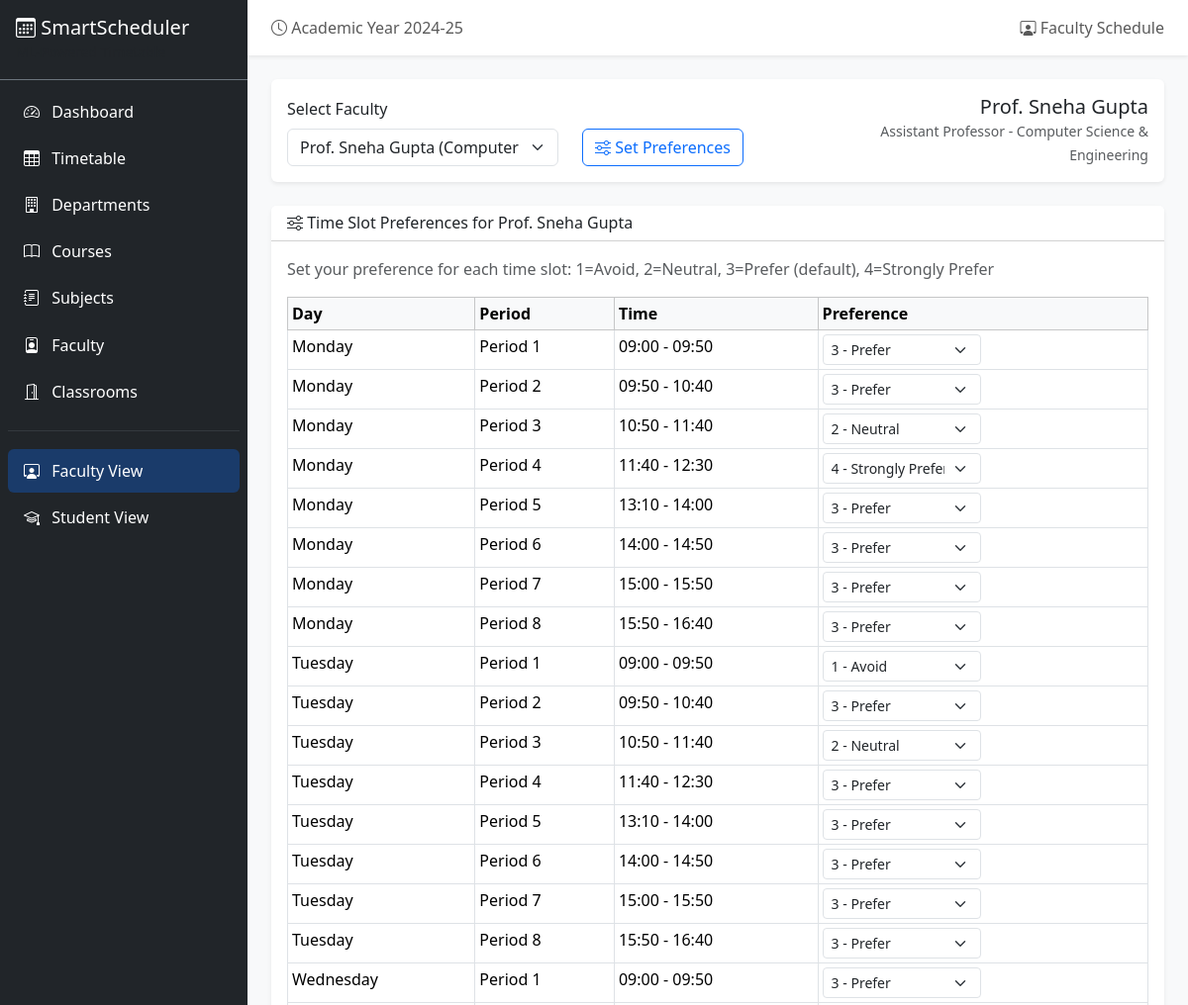
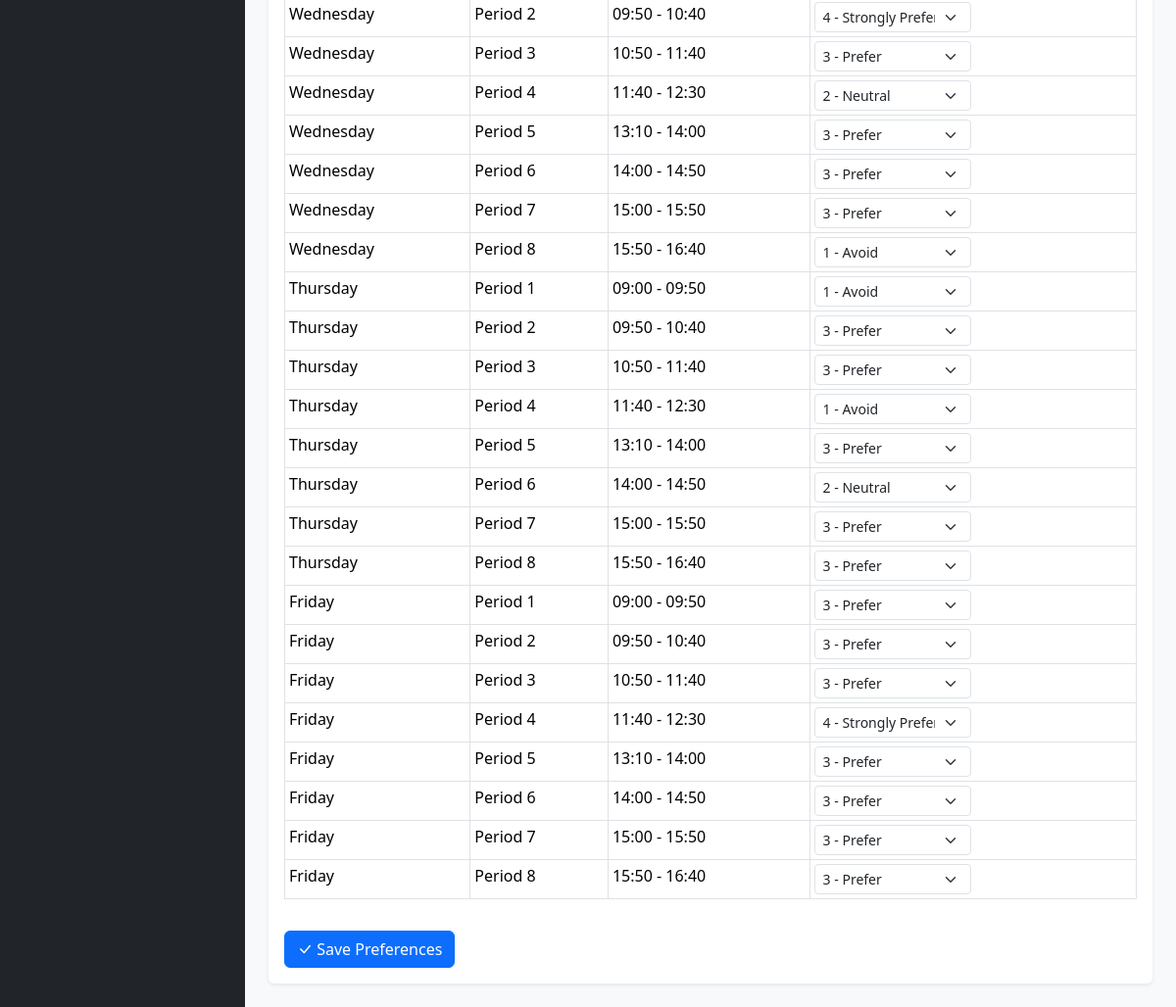
/faculty/preferences?faculty_id=4, run on the app's committed database (2 pictures, top to bottom).
### database/models.py (models this page shows, shortened)
class Faculty(db.Model):
    __tablename__ = "faculty"
    id = db.Column(db.Integer, primary_key=True)
    name = db.Column(db.String(100), nullable=False)
    email = db.Column(db.String(120), unique=True, nullable=False)
    department_id = db.Column(db.Integer, db.ForeignKey("departments.id"), nullable=False)
    designation = db.Column(db.String(50), default="Assistant Professor")
    max_hours_per_week = db.Column(db.Integer, default=20)
    max_hours_per_day = db.Column(db.Integer, default=5)
    created_at = db.Column(db.DateTime, default=datetime.utcnow)
    subjects = db.relationship("Subject", secondary=faculty_subjects, backref="faculty_members")
    preferences = db.relationship("FacultyPreference", backref="faculty", lazy=True)
    timetable_entries = db.relationship("TimetableEntry", backref="faculty", lazy=True)

class Department(db.Model):
    __tablename__ = "departments"
    id = db.Column(db.Integer, primary_key=True)
    name = db.Column(db.String(100), nullable=False)
    code = db.Column(db.String(10), unique=True, nullable=False)
    created_at = db.Column(db.DateTime, default=datetime.utcnow)
    courses = db.relationship("Course", backref="department", lazy=True)
    faculty = db.relationship("Faculty", backref="department", lazy=True)

class TimeSlot(db.Model):
    __tablename__ = "time_slots"
    id = db.Column(db.Integer, primary_key=True)
    day = db.Column(db.String(10), nullable=False)
    period_number = db.Column(db.Integer, nullable=False)
    start_time = db.Column(db.String(10), nullable=False)
    end_time = db.Column(db.String(10), nullable=False)
    is_break = db.Column(db.Boolean, default=False)
    timetable_entries = db.relationship("TimetableEntry", backref="time_slot", lazy=True)

### routes/faculty.py (the view, shortened to what this page needs)
@faculty_bp.route("/preferences", methods=["GET", "POST"])
def preferences():
    faculty_id = request.args.get("faculty_id", type=int)
    faculty_list = Faculty.query.all()
    time_slots = TimeSlot.query.filter_by(is_break=False).all()
    existing_prefs = {}
    if faculty_id:
        prefs = FacultyPreference.query.filter_by(faculty_id=faculty_id).all()
        existing_prefs = {p.timeslot_id: p.preference_level for p in prefs}
    return render_template(
        "faculty/schedule.html",
        faculty_list=faculty_list,
        time_slots_list=time_slots,
        existing_prefs=existing_prefs,
        selected_faculty=Faculty.query.get(faculty_id) if faculty_id else None,
        show_preferences=True,
    )

### templates/faculty/schedule.html (shortened to what this page needs)
{% extends "base.html" %}
{% block page_title %}<i class="bi bi-person-workspace"></i> Faculty Schedule{% endblock %}
{% block content %}
<div class="card border-0 shadow-sm mb-4">
    <div class="card-body">
        <div class="row align-items-end">
            <div class="col-md-4">
                <label class="form-label">Select Faculty</label>
                <select class="form-select" onchange="window.location.href='{{ url_for('faculty.schedule') }}?faculty_id='+this.value">
                    {% for f in faculty_list %}
                    <option value="{{ f.id }}" {{ 'selected' if selected_faculty and selected_faculty.id == f.id }}>
                        {{ f.name }} ({{ f.department.name }})
                    </option>
                    {% endfor %}
                </select>
            </div>
            {% if selected_faculty %}
            <div class="col-md-4">
                <div class="d-flex gap-2">
                    <a href="{{ url_for('faculty.preferences', faculty_id=selected_faculty.id) }}" class="btn btn-outline-primary">
                        <i class="bi bi-sliders"></i> Set Preferences
                    </a>
                </div>
            </div>
            <div class="col-md-4 text-end">
                <h5 class="mb-0">{{ selected_faculty.name }}</h5>
                <small class="text-muted">{{ selected_faculty.designation }} - {{ selected_faculty.department.name }}</small>
            </div>
            {% endif %}
        </div>
    </div>
</div>
{% if selected_faculty and schedule %}
<div class="card border-0 shadow-sm mb-4">
    <div class="card-header bg-white">
        <h6 class="mb-0"><i class="bi bi-calendar-week"></i> Weekly Schedule ({{ schedule.total_entries }} classes)</h6>
    </div>
    <div class="card-body p-0">
        <div class="table-responsive">
            <table class="table table-bordered timetable-grid mb-0">
                <thead class="table-dark">
                    <tr>
                        <th class="text-center" style="width:100px;">Period</th>
                        {% for day in schedule.days %}
                        <th class="text-center">{{ day }}</th>
                        {% endfor %}
                    </tr>
                </thead>
                <tbody>
                    {% for period in schedule.periods %}
                    <tr>
                        <td class="text-center fw-bold period-cell">
                            <div>P{{ period }}</div>
                            <small class="text-muted">{{ time_slots.get(period, '') }}</small>
                        </td>
                        {% for day in schedule.days %}
                        <td class="timetable-cell">
                            {% set entries = schedule.grid[day][period] %}
                            {% if entries %}
                                {% for entry in entries %}
                                <div class="schedule-block dept-{{ (entry.subject.course_id|string)[-1] }}">
                                    <div class="subject-name">{{ entry.subject.name }}</div>
                                    <div class="room-name"><i class="bi bi-door-open"></i> {{ entry.classroom.name }}</div>
                                    <span class="badge {{ 'bg-warning' if entry.subject.subject_type == 'lab' else 'bg-info' }} badge-type">
                                        {{ entry.subject.subject_type }}
                                    </span>
                                </div>
                                {% endfor %}
                            {% else %}
                                <div class="empty-slot text-muted text-center"><small>Free</small></div>
                            {% endif %}
                        </td>
                        {% endfor %}
                    </tr>
                    {% if period == 4 %}
                    <tr class="lunch-break">
                        <td colspan="{{ schedule.days|length + 1 }}" class="text-center bg-light">
                            <i class="bi bi-cup-hot"></i> <strong>Lunch Break</strong> (12:30 - 13:10)
                        </td>
                    </tr>
                    {% endif %}
                    {% endfor %}
                </tbody>
            </table>
        </div>
    </div>
</div>
<div class="card border-0 shadow-sm">
    <div class="card-header bg-white">
        <h6 class="mb-0"><i class="bi bi-bar-chart"></i> Workload Summary</h6>
    </div>
    <div class="card-body">
        <div class="row">
            <div class="col-md-3">
                <div class="text-center">
                    <h4 class="text-primary">{{ schedule.total_entries }}</h4>
                    <small class="text-muted">Total Hours/Week</small>
                </div>
            </div>
            <div class="col-md-3">
                <div class="text-center">
                    <h4 class="text-success">{{ selected_faculty.max_hours_per_week }}</h4>
                    <small class="text-muted">Max Allowed/Week</small>
                </div>
            </div>
            <div class="col-md-3">
                <div class="text-center">
                    <h4 class="text-warning">{{ selected_faculty.max_hours_per_day }}</h4>
                    <small class="text-muted">Max Allowed/Day</small>
                </div>
            </div>
            <div class="col-md-3">
                <div class="text-center">
                    {% set util = (schedule.total_entries / selected_faculty.max_hours_per_week * 100)|round(1) %}
                    <h4 class="{{ 'text-danger' if util > 90 else 'text-primary' }}">{{ util }}%</h4>
                    <small class="text-muted">Utilization</small>
                </div>
            </div>
        </div>
    </div>
</div>
{% elif show_preferences is defined and show_preferences and selected_faculty %}
<div class="card border-0 shadow-sm">
    <div class="card-header bg-white">
        <h6 class="mb-0"><i class="bi bi-sliders"></i> Time Slot Preferences for {{ selected_faculty.name }}</h6>
    </div>
    <div class="card-body">
        <form action="{{ url_for('faculty.preferences') }}" method="POST">
            <p class="text-muted mb-3">Set your preference for each time slot: 1=Avoid, 2=Neutral, 3=Prefer (default), 4=Strongly Prefer</p>
            <div class="table-responsive">
                <table class="table table-sm table-bordered">
                    <thead class="table-light">
                        <tr>
                            <th>Day</th>
                            <th>Period</th>
                            <th>Time</th>
                            <th>Preference</th>
                        </tr>
                    </thead>
                    <tbody>
                        {% for ts in time_slots_list %}
                        <tr>
                            <td>{{ ts.day }}</td>
                            <td>Period {{ ts.period_number }}</td>
                            <td>{{ ts.start_time }} - {{ ts.end_time }}</td>
                            <td>
                                <select name="pref_{{ ts.id }}" class="form-select form-select-sm" style="width:160px;">
                                    <option value="1" {{ 'selected' if existing_prefs.get(ts.id) == 1 }}>1 - Avoid</option>
                                    <option value="2" {{ 'selected' if existing_prefs.get(ts.id) == 2 }}>2 - Neutral</option>
                                    <option value="3" {{ 'selected' if existing_prefs.get(ts.id, 3) == 3 }}>3 - Prefer</option>
                                    <option value="4" {{ 'selected' if existing_prefs.get(ts.id) == 4 }}>4 - Strongly Prefer</option>
                                </select>
                            </td>
                        </tr>
                        {% endfor %}
                    </tbody>
                </table>
            </div>
            <button type="submit" class="btn btn-primary mt-3">
                <i class="bi bi-check-lg"></i> Save Preferences
            </button>
        </form>
    </div>
</div>
{% elif not selected_faculty %}
<div class="text-center p-5 text-muted">
    <i class="bi bi-person-workspace" style="font-size: 3rem;"></i>
    <h5 class="mt-3">Select a faculty member to view their schedule</h5>
</div>
{% endif %}
{% endblock %}

### static/css/style.css (style rules this page uses)
.card { transition: box-shadow 0.2s; }

### data on the page
Faculty: name "Prof. Sneha Gupta", designation "Assistant Professor"
Department: department.name "Computer Science & Engineering"
TimeSlot: day "Monday", period_number "1", start_time "09:00", end_time "09:50", id "3 - Prefer"
TimeSlot: day "Monday", period_number "2", start_time "09:50", end_time "10:40", id "3 - Prefer"
TimeSlot: day "Monday", period_number "3", start_time "10:50", end_time "11:40", id "2 - Neutral"
TimeSlot: day "Monday", period_number "4", start_time "11:40", end_time "12:30", id "4 - Strongly Prefer"
TimeSlot: day "Monday", period_number "5", start_time "13:10", end_time "14:00", id "3 - Prefer"
TimeSlot: day "Monday", period_number "6", start_time "14:00", end_time "14:50", id "3 - Prefer"
TimeSlot: day "Monday", period_number "7", start_time "15:00", end_time "15:50", id "3 - Prefer"
TimeSlot: day "Monday", period_number "8", start_time "15:50", end_time "16:40", id "3 - Prefer"
TimeSlot: day "Tuesday", period_number "1", start_time "09:00", end_time "09:50", id "1 - Avoid"
TimeSlot: day "Tuesday", period_number "2", start_time "09:50", end_time "10:40", id "3 - Prefer"
TimeSlot: day "Tuesday", period_number "3", start_time "10:50", end_time "11:40", id "2 - Neutral"
TimeSlot: day "Tuesday", period_number "4", start_time "11:40", end_time "12:30", id "3 - Prefer"
TimeSlot: day "Tuesday", period_number "5", start_time "13:10", end_time "14:00", id "3 - Prefer"
TimeSlot: day "Tuesday", period_number "6", start_time "14:00", end_time "14:50", id "3 - Prefer"
TimeSlot: day "Tuesday", period_number "7", start_time "15:00", end_time "15:50", id "3 - Prefer"
TimeSlot: day "Tuesday", period_number "8", start_time "15:50", end_time "16:40", id "3 - Prefer"
TimeSlot: day "Wednesday", period_number "1", start_time "09:00", end_time "09:50", id "3 - Prefer"
TimeSlot: day "Wednesday", period_number "2", start_time "09:50", end_time "10:40", id "4 - Strongly Prefer"
TimeSlot: day "Wednesday", period_number "3", start_time "10:50", end_time "11:40", id "3 - Prefer"
TimeSlot: day "Wednesday", period_number "4", start_time "11:40", end_time "12:30", id "2 - Neutral"
TimeSlot: day "Wednesday", period_number "5", start_time "13:10", end_time "14:00", id "3 - Prefer"
TimeSlot: day "Wednesday", period_number "6", start_time "14:00", end_time "14:50", id "3 - Prefer"
TimeSlot: day "Wednesday", period_number "7", start_time "15:00", end_time "15:50", id "3 - Prefer"
TimeSlot: day "Wednesday", period_number "8", start_time "15:50", end_time "16:40", id "1 - Avoid"
TimeSlot: day "Thursday", period_number "1", start_time "09:00", end_time "09:50", id "1 - Avoid"
TimeSlot: day "Thursday", period_number "2", start_time "09:50", end_time "10:40", id "3 - Prefer"
TimeSlot: day "Thursday", period_number "3", start_time "10:50", end_time "11:40", id "3 - Prefer"
TimeSlot: day "Thursday", period_number "4", start_time "11:40", end_time "12:30", id "1 - Avoid"
TimeSlot: day "Thursday", period_number "5", start_time "13:10", end_time "14:00", id "3 - Prefer"
TimeSlot: day "Thursday", period_number "6", start_time "14:00", end_time "14:50", id "2 - Neutral"
TimeSlot: day "Thursday", period_number "7", start_time "15:00", end_time "15:50", id "3 - Prefer"
TimeSlot: day "Thursday", period_number "8", start_time "15:50", end_time "16:40", id "3 - Prefer"
TimeSlot: day "Friday", period_number "1", start_time "09:00", end_time "09:50", id "3 - Prefer"
TimeSlot: day "Friday", period_number "2", start_time "09:50", end_time "10:40", id "3 - Prefer"
TimeSlot: day "Friday", period_number "3", start_time "10:50", end_time "11:40", id "3 - Prefer"
TimeSlot: day "Friday", period_number "4", start_time "11:40", end_time "12:30", id "4 - Strongly Prefer"
TimeSlot: day "Friday", period_number "5", start_time "13:10", end_time "14:00", id "3 - Prefer"
TimeSlot: day "Friday", period_number "6", start_time "14:00", end_time "14:50", id "3 - Prefer"
TimeSlot: day "Friday", period_number "7", start_time "15:00", end_time "15:50", id "3 - Prefer"
TimeSlot: day "Friday", period_number "8", start_time "15:50", end_time "16:40", id "3 - Prefer"

### other printed values
form field value "Prof. Sneha Gupta (Computer Science & Engineering)"
